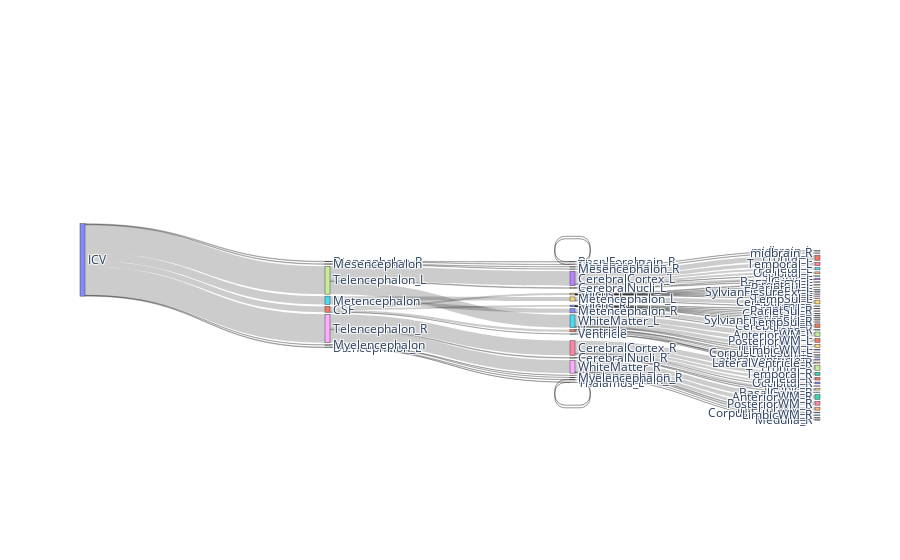

The notebook cell saved with this chart:
### Code cell
for i in two_three['level2']:
    level1_index = labels.index(i)
    sourcetest.append(index_list[level1_index])



for i in two_three['level3']:
    level2_index = labels.index(i)
    targettest.append(index_list[level2_index])


# data to dict, dict to sankey
link = dict(source = sourcetest, target = targettest, value = value)
node = dict(label = labels, pad=2, thickness=5)
data = go.Sankey(link = link, node=node)
# plot
fig = go.Figure(data)
fig.show()
fig.write_html('graph0-3.html')

### Figure 1 — Plotly figure (JSON) as saved in the notebook; plotly's stock layout.template omitted (floating-point values rounded to 4 significant figures; data arrays with more than 128 entries replaced by an {"elided": "..."} marker saying what was removed)
{"data": [{"link": {"source": [0, 0, 0, 0, 0, 0, 0, 0, 1, 1, 1, 1, 2, 2, 3, 3, 4, 4, 5, 5, 6, 6, 7, 7, 7, 8, 8, 8, 13, 15, 23, 23, 23, 23, 23, 23, 26, 26, 26, 26, 26, 26, 24, 24, 27, 27, 17, 18, 19, 19, 20, 20, 21, 22, 9, 9, 9, 9, 9, 9, 9, 10, 10, 10, 10, 10, 10, 10, 14, 16, 11, 11, 11, 11, 12, 12, 25, 25, 25, 25, 25, 28, 28, 28, 28, 28], "target": [1, 2, 3, 4, 5, 6, 7, 8, 9, 10, 11, 12, 13, 14, 15, 16, 17, 18, 19, 20, 21, 22, 23, 24, 25, 26, 27, 28, 13, 15, 31, 32, 33, 34, 35, 36, 37, 38, 39, 40, 41, 42, 43, 33, 45, 39, 47, 48, 49, 50, 51, 52, 53, 54, 55, 56, 57, 58, 59, 60, 61, 62, 63, 64, 65, 66, 67, 68, 14, 16, 71, 72, 73, 74, 73, 74, 77, 78, 79, 80, 81, 82, 83, 84, 85, 86], "value": {"elided": "226 float values"}}, "node": {"label": {"elided": "227 str values"}, "pad": 2, "thickness": 5}, "type": "sankey"}], "layout": {}}
